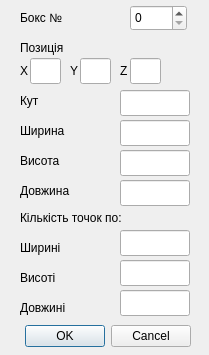
<?xml version="1.0" encoding="UTF-8"?>
<ui version="4.0">
 <class>ChangeBoxDialog</class>
 <widget class="QDialog" name="ChangeBoxDialog">
  <property name="geometry">
   <rect>
    <x>0</x>
    <y>0</y>
    <width>209</width>
    <height>355</height>
   </rect>
  </property>
  <property name="windowTitle">
   <string>Змінити бокс</string>
  </property>
  <widget class="QSpinBox" name="spinBox">
   <property name="geometry">
    <rect>
     <x>130</x>
     <y>5</y>
     <width>57</width>
     <height>26</height>
    </rect>
   </property>
  </widget>
  <widget class="QLabel" name="lbNBox">
   <property name="geometry">
    <rect>
     <x>20</x>
     <y>10</y>
     <width>56</width>
     <height>16</height>
    </rect>
   </property>
   <property name="text">
    <string>Бокс №</string>
   </property>
  </widget>
  <widget class="QLabel" name="lbHeight">
   <property name="geometry">
    <rect>
     <x>20</x>
     <y>145</y>
     <width>56</width>
     <height>31</height>
    </rect>
   </property>
   <property name="text">
    <string>Висота</string>
   </property>
  </widget>
  <widget class="QLineEdit" name="lePosY">
   <property name="geometry">
    <rect>
     <x>80</x>
     <y>58</y>
     <width>31</width>
     <height>26</height>
    </rect>
   </property>
  </widget>
  <widget class="QDialogButtonBox" name="buttonBox">
   <property name="geometry">
    <rect>
     <x>0</x>
     <y>320</y>
     <width>191</width>
     <height>32</height>
    </rect>
   </property>
   <property name="orientation">
    <enum>Qt::Horizontal</enum>
   </property>
   <property name="standardButtons">
    <set>QDialogButtonBox::Cancel|QDialogButtonBox::Ok</set>
   </property>
  </widget>
  <widget class="QLabel" name="lbHeightPoints">
   <property name="geometry">
    <rect>
     <x>20</x>
     <y>270</y>
     <width>56</width>
     <height>16</height>
    </rect>
   </property>
   <property name="text">
    <string>Висоті</string>
   </property>
  </widget>
  <widget class="QLabel" name="lbKPO">
   <property name="geometry">
    <rect>
     <x>20</x>
     <y>210</y>
     <width>131</width>
     <height>16</height>
    </rect>
   </property>
   <property name="text">
    <string>Кількість точок по:</string>
   </property>
  </widget>
  <widget class="QLineEdit" name="leAngle">
   <property name="geometry">
    <rect>
     <x>120</x>
     <y>90</y>
     <width>70</width>
     <height>26</height>
    </rect>
   </property>
  </widget>
  <widget class="QLabel" name="lbWidhtPoints">
   <property name="geometry">
    <rect>
     <x>20</x>
     <y>240</y>
     <width>61</width>
     <height>16</height>
    </rect>
   </property>
   <property name="text">
    <string>Ширині</string>
   </property>
  </widget>
  <widget class="QLineEdit" name="leLenght">
   <property name="geometry">
    <rect>
     <x>120</x>
     <y>180</y>
     <width>70</width>
     <height>26</height>
    </rect>
   </property>
  </widget>
  <widget class="QLineEdit" name="leHeight">
   <property name="geometry">
    <rect>
     <x>120</x>
     <y>150</y>
     <width>70</width>
     <height>26</height>
    </rect>
   </property>
  </widget>
  <widget class="QLabel" name="lbPosition">
   <property name="geometry">
    <rect>
     <x>20</x>
     <y>40</y>
     <width>56</width>
     <height>16</height>
    </rect>
   </property>
   <property name="text">
    <string>Позиція</string>
   </property>
  </widget>
  <widget class="QLabel" name="lbWidht">
   <property name="geometry">
    <rect>
     <x>20</x>
     <y>115</y>
     <width>61</width>
     <height>31</height>
    </rect>
   </property>
   <property name="text">
    <string>Ширина</string>
   </property>
  </widget>
  <widget class="QLabel" name="lbPosY">
   <property name="geometry">
    <rect>
     <x>70</x>
     <y>60</y>
     <width>21</width>
     <height>21</height>
    </rect>
   </property>
   <property name="text">
    <string>Y</string>
   </property>
  </widget>
  <widget class="QLineEdit" name="lePosZ">
   <property name="geometry">
    <rect>
     <x>130</x>
     <y>58</y>
     <width>31</width>
     <height>26</height>
    </rect>
   </property>
  </widget>
  <widget class="QLineEdit" name="leHeightPoints">
   <property name="geometry">
    <rect>
     <x>120</x>
     <y>260</y>
     <width>70</width>
     <height>26</height>
    </rect>
   </property>
  </widget>
  <widget class="QLabel" name="lbLenght">
   <property name="geometry">
    <rect>
     <x>20</x>
     <y>175</y>
     <width>71</width>
     <height>31</height>
    </rect>
   </property>
   <property name="text">
    <string>Довжина</string>
   </property>
  </widget>
  <widget class="QLineEdit" name="leLenghtPoints">
   <property name="geometry">
    <rect>
     <x>120</x>
     <y>290</y>
     <width>70</width>
     <height>26</height>
    </rect>
   </property>
  </widget>
  <widget class="QLineEdit" name="leWidht">
   <property name="geometry">
    <rect>
     <x>120</x>
     <y>120</y>
     <width>70</width>
     <height>26</height>
    </rect>
   </property>
  </widget>
  <widget class="QLabel" name="lbPosX">
   <property name="geometry">
    <rect>
     <x>20</x>
     <y>60</y>
     <width>21</width>
     <height>21</height>
    </rect>
   </property>
   <property name="text">
    <string>X</string>
   </property>
   <property name="textFormat">
    <enum>Qt::AutoText</enum>
   </property>
  </widget>
  <widget class="QLineEdit" name="lePosX">
   <property name="geometry">
    <rect>
     <x>30</x>
     <y>58</y>
     <width>31</width>
     <height>26</height>
    </rect>
   </property>
  </widget>
  <widget class="QLabel" name="lbLenghtPoints">
   <property name="geometry">
    <rect>
     <x>20</x>
     <y>300</y>
     <width>71</width>
     <height>16</height>
    </rect>
   </property>
   <property name="text">
    <string>Довжині</string>
   </property>
  </widget>
  <widget class="QLabel" name="lbAngel">
   <property name="geometry">
    <rect>
     <x>20</x>
     <y>85</y>
     <width>61</width>
     <height>31</height>
    </rect>
   </property>
   <property name="text">
    <string>Кут</string>
   </property>
  </widget>
  <widget class="QLineEdit" name="leWidhtPoints">
   <property name="geometry">
    <rect>
     <x>120</x>
     <y>230</y>
     <width>70</width>
     <height>26</height>
    </rect>
   </property>
  </widget>
  <widget class="QLabel" name="lbPosZ">
   <property name="geometry">
    <rect>
     <x>120</x>
     <y>60</y>
     <width>21</width>
     <height>21</height>
    </rect>
   </property>
   <property name="text">
    <string>Z</string>
   </property>
  </widget>
 </widget>
 <resources/>
 <connections/>
</ui>
